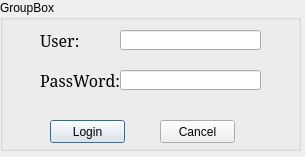
<ui version="4.0" >
 <class>LoginClass</class>
 <widget class="QDialog" name="LoginClass" >
  <property name="geometry" >
   <rect>
    <x>0</x>
    <y>0</y>
    <width>305</width>
    <height>157</height>
   </rect>
  </property>
  <property name="windowTitle" >
   <string>Login</string>
  </property>
  <widget class="QGroupBox" name="groupBox" >
   <property name="geometry" >
    <rect>
     <x>0</x>
     <y>0</y>
     <width>301</width>
     <height>151</height>
    </rect>
   </property>
   <property name="title" >
    <string>GroupBox</string>
   </property>
   <widget class="QLabel" name="userlabel" >
    <property name="geometry" >
     <rect>
      <x>40</x>
      <y>30</y>
      <width>71</width>
      <height>21</height>
     </rect>
    </property>
    <property name="font" >
     <font>
      <family>SimSun</family>
      <pointsize>12</pointsize>
      <weight>50</weight>
      <italic>false</italic>
      <bold>false</bold>
      <underline>false</underline>
      <strikeout>false</strikeout>
     </font>
    </property>
    <property name="text" >
     <string>User:</string>
    </property>
   </widget>
   <widget class="QLineEdit" name="lineEdit" >
    <property name="geometry" >
     <rect>
      <x>120</x>
      <y>30</y>
      <width>141</width>
      <height>20</height>
     </rect>
    </property>
   </widget>
   <widget class="QLabel" name="passwdlabel" >
    <property name="geometry" >
     <rect>
      <x>40</x>
      <y>70</y>
      <width>81</width>
      <height>21</height>
     </rect>
    </property>
    <property name="font" >
     <font>
      <family>SimSun</family>
      <pointsize>12</pointsize>
      <weight>50</weight>
      <italic>false</italic>
      <bold>false</bold>
      <underline>false</underline>
      <strikeout>false</strikeout>
     </font>
    </property>
    <property name="text" >
     <string>PassWord:</string>
    </property>
   </widget>
   <widget class="QLineEdit" name="lineEdit_2" >
    <property name="geometry" >
     <rect>
      <x>120</x>
      <y>70</y>
      <width>141</width>
      <height>20</height>
     </rect>
    </property>
   </widget>
   <widget class="QPushButton" name="loginBtn" >
    <property name="geometry" >
     <rect>
      <x>50</x>
      <y>120</y>
      <width>75</width>
      <height>23</height>
     </rect>
    </property>
    <property name="text" >
     <string>Login</string>
    </property>
   </widget>
   <widget class="QPushButton" name="cancelBtn" >
    <property name="geometry" >
     <rect>
      <x>160</x>
      <y>120</y>
      <width>75</width>
      <height>23</height>
     </rect>
    </property>
    <property name="text" >
     <string>Cancel</string>
    </property>
   </widget>
  </widget>
 </widget>
 <layoutdefault spacing="6" margin="11" />
 <resources/>
 <connections/>
</ui>
